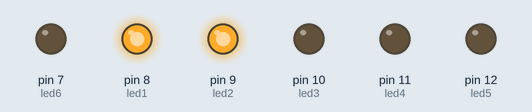
Bench run of a sketch on a simulated Arduino Uno, built with avr-gcc and run on an emulated ATmega328P. On the bench: output pins drawn as LEDs (lit = HIGH).

Above: at 0.1 s.
At 0.45 s:
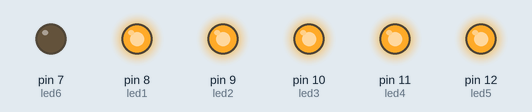
At 0.95 s:
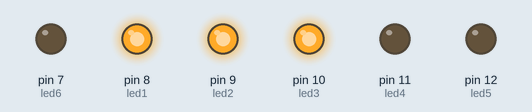
At 1.25 s:
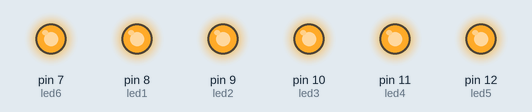
At 1.75 s:
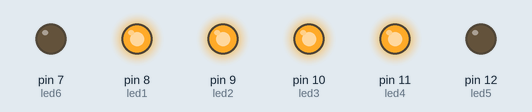
At 2.75 s:
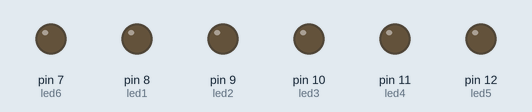
Timing chart, 0 to 3.0 s (numbered marks = the images above):
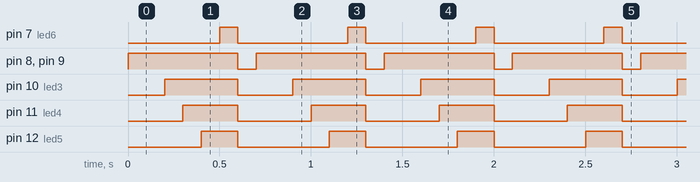

Measured:
- by itself, pin 7 (led6): alternates HIGH for 0.10 s and LOW for 0.60 s
- by itself, pin 8 (led1), pin 9 (led2): alternates HIGH for 0.60 s and LOW for 0.10 s
- by itself, pin 10 (led3): alternates HIGH for 0.40 s and LOW for 0.30 s
- by itself, pin 11 (led4): alternates HIGH for 0.30 s and LOW for 0.40 s
- by itself, pin 12 (led5): alternates HIGH for 0.20 s and LOW for 0.50 s

The sketch:

testled.ino
```cpp
#define led1 8
#define led2 9
#define led3 10
#define led4 11
#define led5 12
#define led6 7
int t=1;
void setup() {

  pinMode(led1,OUTPUT);
  pinMode(led2,OUTPUT);
  pinMode(led3,OUTPUT);
  pinMode(led4,OUTPUT);
  pinMode(led5,OUTPUT);
  pinMode(led6,OUTPUT);

}
void ledcon(int a,int b,int c,int d,int e,int f){
    digitalWrite(led1,a);
    digitalWrite(led2,b);
    digitalWrite(led3,c);
    digitalWrite(led4,d);
    digitalWrite(led5,e);
    digitalWrite(led6,f);
}

void loop() {
  if(t%7==0){
    ledcon(0,0,0,0,0,0);
    t++;
    delay(100);
  }
  else if(t%7==1){
    ledcon(1,1,0,0,0,0);
    t++;
    delay(100);
  }
  else if(t%7==2){
    ledcon(1,1,0,0,0,0);
    t++;
    delay(100);
  }
  else if(t%7==3){
    ledcon(1,1,1,0,0,0);
    t++;
    delay(100);
  }
  else if(t%7==4){
    ledcon(1,1,1,1,0,0);
    t++;
    delay(100);
  }
  else if(t%7==5){
    ledcon(1,1,1,1,1,0);
    t++;
    delay(100);
  }
  else if(t%7==6){
    ledcon(1,1,1,1,1,1);
    t++;
    delay(100);
  }

}
```
